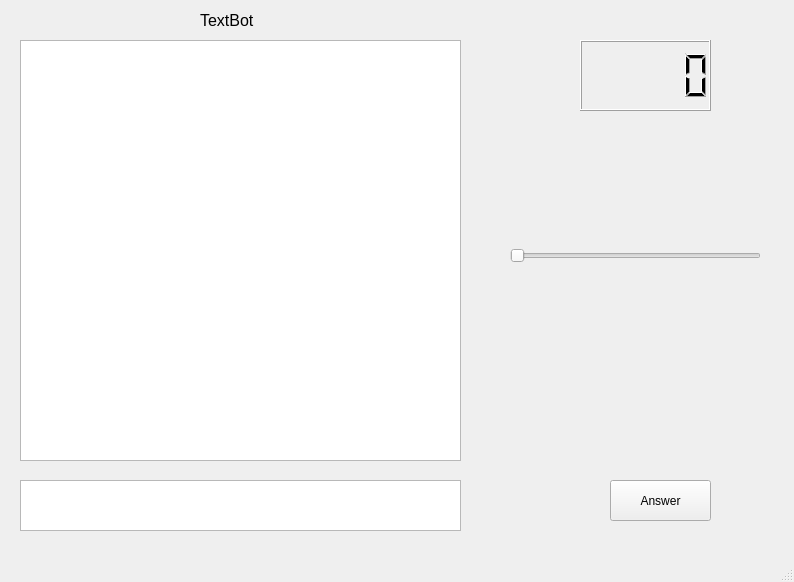
<?xml version="1.0" encoding="UTF-8"?>
<ui version="4.0">
 <class>MainWindow</class>
 <widget class="QMainWindow" name="MainWindow">
  <property name="geometry">
   <rect>
    <x>0</x>
    <y>0</y>
    <width>794</width>
    <height>582</height>
   </rect>
  </property>
  <property name="windowTitle">
   <string>MainWindow</string>
  </property>
  <widget class="QWidget" name="centralwidget">
   <widget class="QPushButton" name="pushButton">
    <property name="geometry">
     <rect>
      <x>610</x>
      <y>480</y>
      <width>101</width>
      <height>41</height>
     </rect>
    </property>
    <property name="text">
     <string>Answer</string>
    </property>
   </widget>
   <widget class="QTextEdit" name="Main_text_window">
    <property name="geometry">
     <rect>
      <x>20</x>
      <y>40</y>
      <width>441</width>
      <height>421</height>
     </rect>
    </property>
   </widget>
   <widget class="QSlider" name="horizontalSlider">
    <property name="geometry">
     <rect>
      <x>510</x>
      <y>240</y>
      <width>251</width>
      <height>31</height>
     </rect>
    </property>
    <property name="orientation">
     <enum>Qt::Horizontal</enum>
    </property>
   </widget>
   <widget class="QLabel" name="label">
    <property name="geometry">
     <rect>
      <x>200</x>
      <y>10</y>
      <width>91</width>
      <height>21</height>
     </rect>
    </property>
    <property name="font">
     <font>
      <pointsize>12</pointsize>
     </font>
    </property>
    <property name="text">
     <string>TextBot</string>
    </property>
   </widget>
   <widget class="QLCDNumber" name="lcdNumber">
    <property name="geometry">
     <rect>
      <x>580</x>
      <y>40</y>
      <width>131</width>
      <height>71</height>
     </rect>
    </property>
   </widget>
   <widget class="QTextEdit" name="input_text_line">
    <property name="geometry">
     <rect>
      <x>20</x>
      <y>480</y>
      <width>441</width>
      <height>51</height>
     </rect>
    </property>
   </widget>
  </widget>
  <widget class="QMenuBar" name="menubar">
   <property name="geometry">
    <rect>
     <x>0</x>
     <y>0</y>
     <width>794</width>
     <height>21</height>
    </rect>
   </property>
  </widget>
  <widget class="QStatusBar" name="statusbar"/>
 </widget>
 <resources/>
 <connections/>
</ui>
